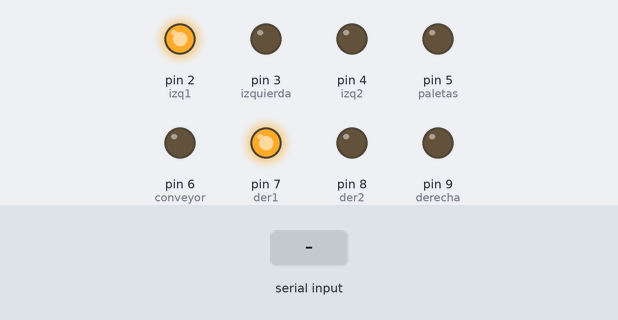
Bench run of a sketch on a simulated Arduino Uno, built with avr-gcc and run on an emulated ATmega328P. Shown: output pins drawn as LEDs (lit = HIGH). The inputs (shaded band) are chosen by the test bench.

Above: at 1.2 s.
1.3 s: "90,45\n" received over Serial
At 1.8 s:
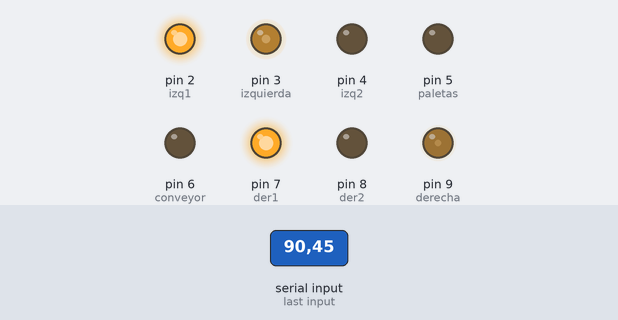
2.8 s: ",\n" received over Serial
At 4.0 s:
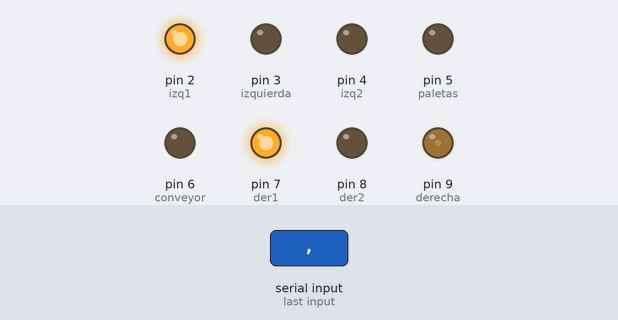
4.3 s: "30,150\n" received over Serial
At 5.3 s:
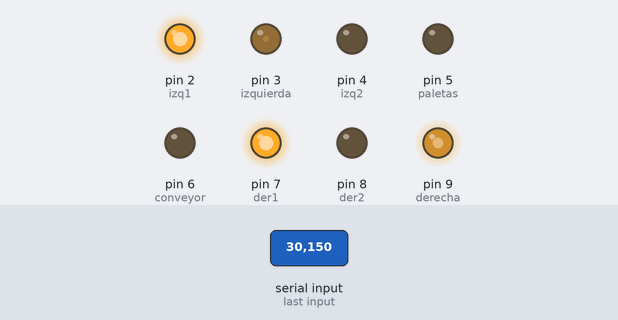
5.8 s: "90\n" received over Serial
At 6.3 s:
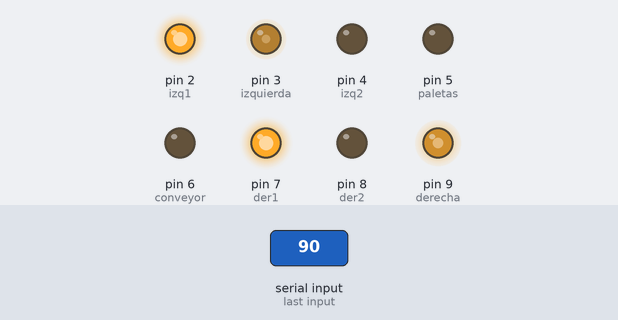
7.3 s: "200\n" received over Serial
At 8.5 s:
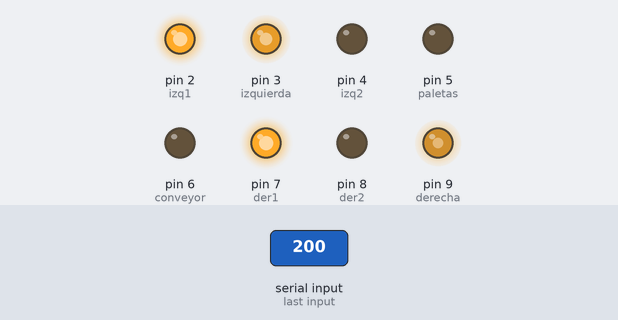
8.8 s: ",\n" received over Serial
At 9.8 s:
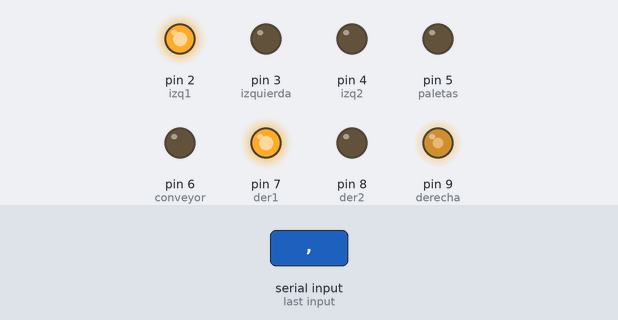
Timing chart, 0 to 11.3 s (numbered marks = the images above; inputs shaded):
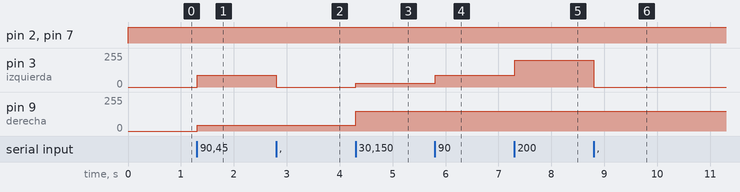

Measured:
- after the input at 1.3 s, pin 3 (izquierda): 0/255 → 90/255 at once; pin 9 (derecha): 0/255 → 45/255 at once
- after the input at 2.8 s, pin 3 (izquierda): 90/255 → 0/255 at once
- after the input at 4.3 s, pin 3 (izquierda): 0/255 → 30/255 at once; pin 9 (derecha): 45/255 → 150/255 at once
- after the input at 5.8 s, pin 3 (izquierda): 30/255 → 90/255 at once
- after the input at 7.3 s, pin 3 (izquierda): 90/255 → 200/255 at once
- after the input at 8.8 s, pin 3 (izquierda): 200/255 → 0/255 at once

The sketch:

proyectofinal.ino
```cpp
int Velocidades[] = {0,0,0,0};
int izquierda = 3;
int derecha = 9;
int paletas = 5;
int conveyor = 6;
int izq1 = 2;
int izq2 = 4;
int der1 = 7;
int der2 = 8;
int x = 0;

void setup() {
  // initialize both serial ports:
  pinMode(izquierda,OUTPUT);
  pinMode(derecha,OUTPUT);
  pinMode(paletas,OUTPUT);
  pinMode(conveyor,OUTPUT);
  pinMode(izq1,OUTPUT);
  pinMode(izq2,OUTPUT);
  pinMode(der1,OUTPUT);
  pinMode(der2,OUTPUT);
  Serial.begin(9600);
 }

void loop() {

   String incoming;
  //digitalWrite(led, LOW);
  if (Serial.available()) {
     x = 0;
      incoming = Serial.readStringUntil('\n');

      String s = "";

      for (int i = 0, j = 0; i < incoming.length(); ++i) {
        if (incoming[i] == ',' || i == incoming.length()-1) {
          if (i == incoming.length()-1){
            s += incoming[i];
          }
          Velocidades[j] = s.toInt();
          s = "";
          ++j;
          continue;
        }

        s += incoming[i];

      }
  }


        if(Velocidades[0] >= 0){
          analogWrite(izquierda, Velocidades[0]);
          digitalWrite(izq1, true);
          digitalWrite(izq2, false);
          }

        else{
          analogWrite(izquierda, -1*Velocidades[0]);
          digitalWrite(izq1, false);
          digitalWrite(izq2, true);
          }

        if(Velocidades[1] >= 0){
          analogWrite(derecha, Velocidades[1]);
          digitalWrite(der1, true);
          digitalWrite(der2, false);
          }

        else{
          analogWrite(derecha, -1*Velocidades[1]);
          digitalWrite(der1, false);
          digitalWrite(der2, true);
          }

        analogWrite(paletas, Velocidades[2]);
        analogWrite(conveyor, Velocidades[3]);

        ++x;
        if(x == 50000){
          Velocidades[0] = 0;
          Velocidades[1] = 0;
          Velocidades[2] = 0;
          Velocidades[3] = 0;
        }
}
```
